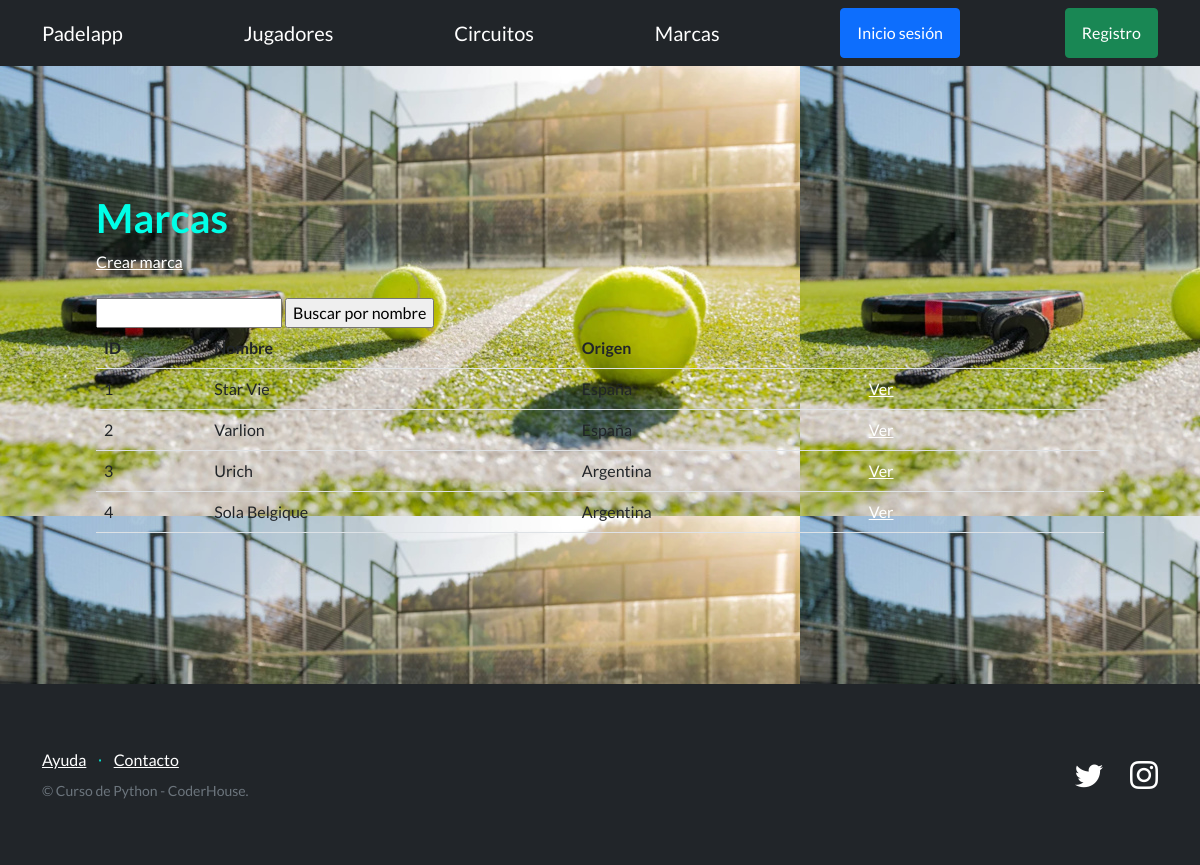
Page /PadelApp/marcas/ on the committed database.
### PadelApp/models.py (models this page shows, shortened)
class Marca(models.Model):
    nombre = models.CharField(max_length=64)
    origen = models.CharField(max_length=64)
    creador = models.ForeignKey(User, on_delete=models.SET_NULL, null=True)

### PadelApp/views.py (the view)
# urls.py: path("marcas/", MarcaListView.as_view(), name="listar_marcas" ),
class MarcaListView(ListView):
    model = Marca
    template_name = 'PadelApp/marca.html'

### PadelApp/templates/PadelApp/marca.html (shortened to what this page needs)
{% extends "PadelApp/base2.html" %}
{% block contenido %}
<section>
    <div>
      <h1>Marcas</h1>
      <a href="{% url "crear_marca" %}">Crear marca</a>
      <br><br>
      <form action="{% url 'buscar_marca' %}" method="get">
        <input type="text" name="q">
        <input type="submit" value="Buscar por nombre">
      </form>
      <table class="table">
        <tbody>
          <tr>
            <th>ID</th>
            <th>Nombre</th>
            <th>Origen</th>
            <th></th>
            <th></th>
            <th></th>
          </tr>
          {% for marca in object_list %}
          <tr>
            <td>{{ marca.id }}</td>
            <td>{{ marca.nombre }}</td>
            <td>{{ marca.origen }}</td>
            <td>
                <a href = "{% url "detalle_marca" marca.id %}">Ver</a>
            </td>
            <td>
            </td>
            <td>
            </td>
          </tr>
          {% endfor %}
        </tbody>
      </table>
    </div>
  </section>
{% endblock contenido %}

### PadelApp/templates/PadelApp/base2.html (style rules this page uses)
body { height: 100vh; background-image: url('/static/cancha.jpeg'); background-size: cover; background-position: center; }
section { padding: 4rem 3rem; }

### rows in the picture
Marca: id "1", nombre "Star Vie", origen "España"
Marca: id "2", nombre "Varlion", origen "España"
Marca: id "3", nombre "Urich", origen "Argentina"
Marca: id "4", nombre "Sola Belgique", origen "Argentina"
